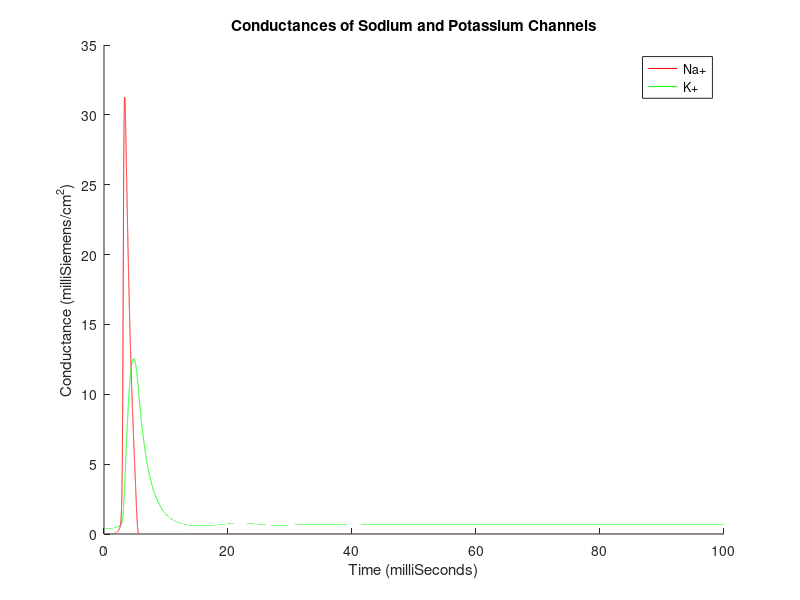

This figure's MATLAB source:
%%% Project Part 1

close all
clear all

% Constants
gK = (36);
gNa = (120);
gL = (.3);
eK = -12;
eNa = 115;
eL = 10.6;
Cm = 1;
Vrest = 0; % This variable is the difference between membrane voltage and resting voltage

% Timing parameters (in milliseconds)
t_0 = 0;
t_f = 100;
t_num = 200000;
delta_t = (t_f-t_0)./t_num; % Change for more/fewer time steps

% Create time vector
t = linspace(t_0, t_f, t_num);

% Create Vm vector to correspond to time vector
Vm = zeros(1,length(t));

% Initialize vectors for n,m,h to be same size as time vector
n = zeros(1,length(t));
m = zeros(1,length(t));
h = zeros(1,length(t));

% Define excitation current for Problem 1
% I_in = zeros(1,length(t));

% Define excitation current for Problem 2
% I_in = zeros(1,length(t));
% I_in(1:round(.5/100.*length(t))) = (5);

% Define excitation current for Problem 3
I_in = zeros(1,length(t));
I_in(1:end) = (5);

% Initialize current vectors
I_Na = zeros(1,length(t));
I_K = zeros(1,length(t));
I_L = zeros(1,length(t));
I_ion = I_in-I_K-I_Na-I_L;

% Initialize alphas and betas to be same size as time vector
alpha_m = zeros(1,length(t));
beta_m = zeros(1,length(t));
alpha_n = zeros(1,length(t));
beta_n = zeros(1,length(t));
alpha_h = zeros(1,length(t));
beta_h = zeros(1,length(t));


% Set intial conditions for n,m,h
alpha_m0 = .1.*((25-Vrest)./(exp((25-Vrest)./10)-1));
beta_m0 = 4.*exp(-Vrest./18);
alpha_n0 = .01.*(10-Vrest)./(exp((10-Vrest)./10)-1);
beta_n0 = .125.*exp(-Vrest./80);
alpha_h0 = .07.*exp(-Vrest./20);
beta_h0 = 1./(exp((30-Vrest)./10)+1);

alpha_m(1) = alpha_m0;
beta_m(1) = beta_m0;
alpha_n(1) = alpha_n0;
beta_n(1) = beta_n0;
alpha_h(1) = alpha_h0;
beta_h(1) = beta_h0;

n(1) = alpha_n0/(alpha_n0 + beta_n0);
m(1) = alpha_m0/(alpha_m0 + beta_m0);
h(1) = alpha_h0/(alpha_h0 + beta_h0);

% Set initial conditions for Vm
Vm(1) = Vrest;

% Set intial conditons for current
I_ion(1) = 0;

% Parse through every element of the time/membrane voltage vectors,
% calculating m,n,h
for ind = 1:length(t)-1

    Vm(ind+1) = Vm(ind) + delta_t.*(I_ion(ind)./Cm);
    
    alpha_m(ind+1) = .1.*((25-Vm(ind+1))./(exp((25-Vm(ind+1))./10)-1));
    beta_m(ind+1) = 4.*exp(-Vm(ind+1)./18);
    alpha_n(ind+1) = .01.*((10-Vm(ind+1))./(exp((10-Vm(ind+1))./10)-1));
    beta_n(ind+1) = .125.*exp(-Vm(ind+1)./80);
    alpha_h(ind+1) = .07.*exp(-Vm(ind+1)./20);
    beta_h(ind+1) = 1./(exp((30-Vm(ind+1))./10)+1);
    
    % Rearranged first order differential equation defining m,n,h; solving via
    % Euler's Method
    m(ind+1) = m(ind) + delta_t.*(alpha_m(ind).*(1 - m(ind))-m(ind).*beta_m(ind));
    n(ind+1) = n(ind) + delta_t.*(alpha_n(ind).*(1 - n(ind))-n(ind).*beta_n(ind));
    h(ind+1) = h(ind)   + delta_t.*(alpha_h(ind).*(1 - h(ind))-h(ind).*beta_h(ind));
        
    I_Na(ind+1) = (m(ind+1)).^3.*gNa.*h(ind+1).*(Vm(ind+1)-eNa);
    I_K(ind+1) = (n(ind+1)).^4.*gK.*(Vm(ind+1)-eK);
    I_L(ind+1) = gL.*(Vm(ind+1)-eL);
    I_ion(ind+1) = (I_in(ind+1)-I_K(ind+1)-I_Na(ind+1)-I_L(ind+1));
    
        
end
hold on

%%% Plot Membrane Potential

% plot(t,Vm-70, '-r');
% title('Membrane Potential');
% xlabel('Time (milliSeconds)');
% ylabel('Voltage (milliVolts)');

%%% Plot Channel Conductance

plot(t,(m).^3.*gNa.*h, '-r');
plot(t,(n).^4.*gK, '-g');
title('Conductances of Sodium and Potassium Channels');
xlabel('Time (milliSeconds)');
ylabel('Conductance (milliSiemens/cm^2)');
legend('Na+', 'K+');

